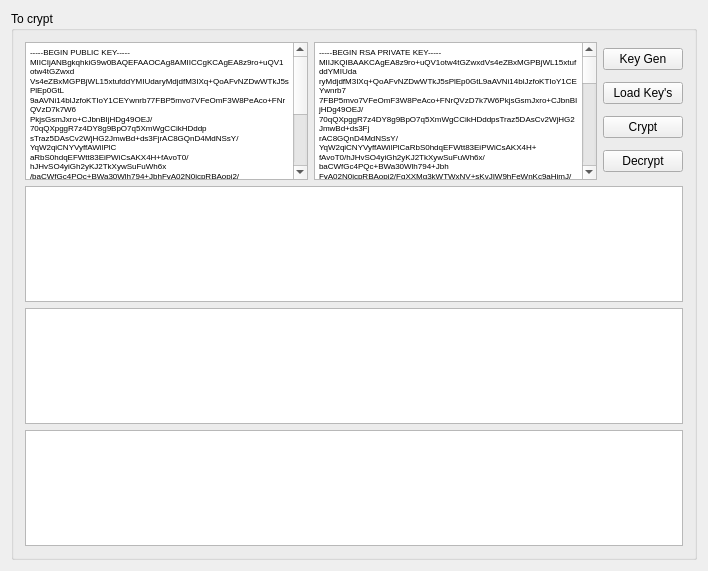
<?xml version="1.0" encoding="UTF-8"?>
<ui version="4.0">
 <class>MainCrypt</class>
 <widget class="QMainWindow" name="MainCrypt">
  <property name="geometry">
   <rect>
    <x>0</x>
    <y>0</y>
    <width>708</width>
    <height>571</height>
   </rect>
  </property>
  <property name="windowTitle">
   <string>MainCrypt</string>
  </property>
  <widget class="QWidget" name="centralWidget">
   <layout class="QHBoxLayout" name="horizontalLayout">
    <item>
     <layout class="QGridLayout" name="gridLayout">
      <item row="0" column="0">
       <widget class="QGroupBox" name="groupBox_2">
        <property name="title">
         <string>To crypt</string>
        </property>
        <layout class="QHBoxLayout" name="horizontalLayout_5">
         <item>
          <layout class="QVBoxLayout" name="verticalLayout_2">
           <item>
            <layout class="QHBoxLayout" name="horizontalLayout_2">
             <item>
              <widget class="QTextEdit" name="textEdit_3">
               <property name="minimumSize">
                <size>
                 <width>0</width>
                 <height>138</height>
                </size>
               </property>
               <property name="font">
                <font>
                 <pointsize>6</pointsize>
                 <kerning>true</kerning>
                </font>
               </property>
               <property name="html">
                <string>&lt;!DOCTYPE HTML PUBLIC &quot;-//W3C//DTD HTML 4.0//EN&quot; &quot;http://www.w3.org/TR/REC-html40/strict.dtd&quot;&gt;
&lt;html&gt;&lt;head&gt;&lt;meta name=&quot;qrichtext&quot; content=&quot;1&quot; /&gt;&lt;style type=&quot;text/css&quot;&gt;
p, li { white-space: pre-wrap; }
&lt;/style&gt;&lt;/head&gt;&lt;body style=&quot; font-family:'Sans Serif'; font-size:6pt; font-weight:400; font-style:normal;&quot;&gt;
&lt;p style=&quot; margin-top:0px; margin-bottom:0px; margin-left:0px; margin-right:0px; -qt-block-indent:0; text-indent:0px;&quot;&gt;&lt;span style=&quot; font-family:'Noto Sans';&quot;&gt;-----BEGIN PUBLIC KEY-----&lt;/span&gt;&lt;/p&gt;
&lt;p style=&quot; margin-top:0px; margin-bottom:0px; margin-left:0px; margin-right:0px; -qt-block-indent:0; text-indent:0px;&quot;&gt;&lt;span style=&quot; font-family:'Noto Sans';&quot;&gt;MIICIjANBgkqhkiG9w0BAQEFAAOCAg8AMIICCgKCAgEA8z9ro+uQV1otw4tGZwxd&lt;/span&gt;&lt;/p&gt;
&lt;p style=&quot; margin-top:0px; margin-bottom:0px; margin-left:0px; margin-right:0px; -qt-block-indent:0; text-indent:0px;&quot;&gt;&lt;span style=&quot; font-family:'Noto Sans';&quot;&gt;Vs4eZBxMGPBjWL15xtufddYMIUdaryMdjdfM3IXq+QoAFvNZDwWTkJ5sPlEp0GtL&lt;/span&gt;&lt;/p&gt;
&lt;p style=&quot; margin-top:0px; margin-bottom:0px; margin-left:0px; margin-right:0px; -qt-block-indent:0; text-indent:0px;&quot;&gt;&lt;span style=&quot; font-family:'Noto Sans';&quot;&gt;9aAVNi14blJzfoKTIoY1CEYwnrb77FBP5mvo7VFeOmF3W8PeAco+FNrQVzD7k7W6&lt;/span&gt;&lt;/p&gt;
&lt;p style=&quot; margin-top:0px; margin-bottom:0px; margin-left:0px; margin-right:0px; -qt-block-indent:0; text-indent:0px;&quot;&gt;&lt;span style=&quot; font-family:'Noto Sans';&quot;&gt;PkjsGsmJxro+CJbnBIjHDg49OEJ/70qQXpggR7z4DY8g9BpO7q5XmWgCCikHDddp&lt;/span&gt;&lt;/p&gt;
&lt;p style=&quot; margin-top:0px; margin-bottom:0px; margin-left:0px; margin-right:0px; -qt-block-indent:0; text-indent:0px;&quot;&gt;&lt;span style=&quot; font-family:'Noto Sans';&quot;&gt;sTraz5DAsCv2WjHG2JmwBd+ds3FjrAC8GQnD4MdNSsY/YqW2qiCNYVyffAWilPlC&lt;/span&gt;&lt;/p&gt;
&lt;p style=&quot; margin-top:0px; margin-bottom:0px; margin-left:0px; margin-right:0px; -qt-block-indent:0; text-indent:0px;&quot;&gt;&lt;span style=&quot; font-family:'Noto Sans';&quot;&gt;aRbS0hdqEFWtt83EiPWiCsAKX4H+fAvoT0/hJHvSO4yiGh2yKJ2TkXywSuFuWh6x&lt;/span&gt;&lt;/p&gt;
&lt;p style=&quot; margin-top:0px; margin-bottom:0px; margin-left:0px; margin-right:0px; -qt-block-indent:0; text-indent:0px;&quot;&gt;&lt;span style=&quot; font-family:'Noto Sans';&quot;&gt;/baCWfGc4PQc+BWa30Wlh794+JbhFyA02N0icpRBAopi2/FgXXMg3kWTWxNV+sKv&lt;/span&gt;&lt;/p&gt;
&lt;p style=&quot; margin-top:0px; margin-bottom:0px; margin-left:0px; margin-right:0px; -qt-block-indent:0; text-indent:0px;&quot;&gt;&lt;span style=&quot; font-family:'Noto Sans';&quot;&gt;JIW9hFeWnKc9aHjmJ/wSSFA6+Es4wiKQrE+BYgx48GiGI10GdTPjCb4L/z/eFTYA&lt;/span&gt;&lt;/p&gt;
&lt;p style=&quot; margin-top:0px; margin-bottom:0px; margin-left:0px; margin-right:0px; -qt-block-indent:0; text-indent:0px;&quot;&gt;&lt;span style=&quot; font-family:'Noto Sans';&quot;&gt;0CPrJul2wtxqkYAZ4dU964M1OV2EqlMCrPazijzyPKwJMi2anQnmzAIts0BAP456&lt;/span&gt;&lt;/p&gt;
&lt;p style=&quot; margin-top:0px; margin-bottom:0px; margin-left:0px; margin-right:0px; -qt-block-indent:0; text-indent:0px;&quot;&gt;&lt;span style=&quot; font-family:'Noto Sans';&quot;&gt;LWZ2P9oMxJXwFUDquqCMK+ShuE/NRJUiv0FGaY2aIFgiNf8q/uOZCF2Y+RyHL+0s&lt;/span&gt;&lt;/p&gt;
&lt;p style=&quot; margin-top:0px; margin-bottom:0px; margin-left:0px; margin-right:0px; -qt-block-indent:0; text-indent:0px;&quot;&gt;&lt;span style=&quot; font-family:'Noto Sans';&quot;&gt;NV/+AsoL3Y34YZq5zKsxsNSKCmw+Zcn5ObNVP31eHUFa9ynnNHuwEH0+t5bxDPBY&lt;/span&gt;&lt;/p&gt;
&lt;p style=&quot; margin-top:0px; margin-bottom:0px; margin-left:0px; margin-right:0px; -qt-block-indent:0; text-indent:0px;&quot;&gt;&lt;span style=&quot; font-family:'Noto Sans';&quot;&gt;wKVwup4LhgVDakOUGLT0ylMCAwEAAQ==&lt;/span&gt;&lt;/p&gt;
&lt;p style=&quot; margin-top:0px; margin-bottom:0px; margin-left:0px; margin-right:0px; -qt-block-indent:0; text-indent:0px;&quot;&gt;&lt;span style=&quot; font-family:'Noto Sans';&quot;&gt;-----END PUBLIC KEY-----&lt;/span&gt;&lt;/p&gt;&lt;/body&gt;&lt;/html&gt;</string>
               </property>
              </widget>
             </item>
             <item>
              <widget class="QTextEdit" name="textEdit_5">
               <property name="font">
                <font>
                 <pointsize>6</pointsize>
                </font>
               </property>
               <property name="html">
                <string>&lt;!DOCTYPE HTML PUBLIC &quot;-//W3C//DTD HTML 4.0//EN&quot; &quot;http://www.w3.org/TR/REC-html40/strict.dtd&quot;&gt;
&lt;html&gt;&lt;head&gt;&lt;meta name=&quot;qrichtext&quot; content=&quot;1&quot; /&gt;&lt;style type=&quot;text/css&quot;&gt;
p, li { white-space: pre-wrap; }
&lt;/style&gt;&lt;/head&gt;&lt;body style=&quot; font-family:'Sans Serif'; font-size:6pt; font-weight:400; font-style:normal;&quot;&gt;
&lt;p style=&quot; margin-top:0px; margin-bottom:0px; margin-left:0px; margin-right:0px; -qt-block-indent:0; text-indent:0px;&quot;&gt;&lt;span style=&quot; font-family:'Noto Sans';&quot;&gt;-----BEGIN RSA PRIVATE KEY-----&lt;/span&gt;&lt;/p&gt;
&lt;p style=&quot; margin-top:0px; margin-bottom:0px; margin-left:0px; margin-right:0px; -qt-block-indent:0; text-indent:0px;&quot;&gt;&lt;span style=&quot; font-family:'Noto Sans';&quot;&gt;MIIJKQIBAAKCAgEA8z9ro+uQV1otw4tGZwxdVs4eZBxMGPBjWL15xtufddYMIUda&lt;/span&gt;&lt;/p&gt;
&lt;p style=&quot; margin-top:0px; margin-bottom:0px; margin-left:0px; margin-right:0px; -qt-block-indent:0; text-indent:0px;&quot;&gt;&lt;span style=&quot; font-family:'Noto Sans';&quot;&gt;ryMdjdfM3IXq+QoAFvNZDwWTkJ5sPlEp0GtL9aAVNi14blJzfoKTIoY1CEYwnrb7&lt;/span&gt;&lt;/p&gt;
&lt;p style=&quot; margin-top:0px; margin-bottom:0px; margin-left:0px; margin-right:0px; -qt-block-indent:0; text-indent:0px;&quot;&gt;&lt;span style=&quot; font-family:'Noto Sans';&quot;&gt;7FBP5mvo7VFeOmF3W8PeAco+FNrQVzD7k7W6PkjsGsmJxro+CJbnBIjHDg49OEJ/&lt;/span&gt;&lt;/p&gt;
&lt;p style=&quot; margin-top:0px; margin-bottom:0px; margin-left:0px; margin-right:0px; -qt-block-indent:0; text-indent:0px;&quot;&gt;&lt;span style=&quot; font-family:'Noto Sans';&quot;&gt;70qQXpggR7z4DY8g9BpO7q5XmWgCCikHDddpsTraz5DAsCv2WjHG2JmwBd+ds3Fj&lt;/span&gt;&lt;/p&gt;
&lt;p style=&quot; margin-top:0px; margin-bottom:0px; margin-left:0px; margin-right:0px; -qt-block-indent:0; text-indent:0px;&quot;&gt;&lt;span style=&quot; font-family:'Noto Sans';&quot;&gt;rAC8GQnD4MdNSsY/YqW2qiCNYVyffAWilPlCaRbS0hdqEFWtt83EiPWiCsAKX4H+&lt;/span&gt;&lt;/p&gt;
&lt;p style=&quot; margin-top:0px; margin-bottom:0px; margin-left:0px; margin-right:0px; -qt-block-indent:0; text-indent:0px;&quot;&gt;&lt;span style=&quot; font-family:'Noto Sans';&quot;&gt;fAvoT0/hJHvSO4yiGh2yKJ2TkXywSuFuWh6x/baCWfGc4PQc+BWa30Wlh794+Jbh&lt;/span&gt;&lt;/p&gt;
&lt;p style=&quot; margin-top:0px; margin-bottom:0px; margin-left:0px; margin-right:0px; -qt-block-indent:0; text-indent:0px;&quot;&gt;&lt;span style=&quot; font-family:'Noto Sans';&quot;&gt;FyA02N0icpRBAopi2/FgXXMg3kWTWxNV+sKvJIW9hFeWnKc9aHjmJ/wSSFA6+Es4&lt;/span&gt;&lt;/p&gt;
&lt;p style=&quot; margin-top:0px; margin-bottom:0px; margin-left:0px; margin-right:0px; -qt-block-indent:0; text-indent:0px;&quot;&gt;&lt;span style=&quot; font-family:'Noto Sans';&quot;&gt;wiKQrE+BYgx48GiGI10GdTPjCb4L/z/eFTYA0CPrJul2wtxqkYAZ4dU964M1OV2E&lt;/span&gt;&lt;/p&gt;
&lt;p style=&quot; margin-top:0px; margin-bottom:0px; margin-left:0px; margin-right:0px; -qt-block-indent:0; text-indent:0px;&quot;&gt;&lt;span style=&quot; font-family:'Noto Sans';&quot;&gt;qlMCrPazijzyPKwJMi2anQnmzAIts0BAP456LWZ2P9oMxJXwFUDquqCMK+ShuE/N&lt;/span&gt;&lt;/p&gt;
&lt;p style=&quot; margin-top:0px; margin-bottom:0px; margin-left:0px; margin-right:0px; -qt-block-indent:0; text-indent:0px;&quot;&gt;&lt;span style=&quot; font-family:'Noto Sans';&quot;&gt;RJUiv0FGaY2aIFgiNf8q/uOZCF2Y+RyHL+0sNV/+AsoL3Y34YZq5zKsxsNSKCmw+&lt;/span&gt;&lt;/p&gt;
&lt;p style=&quot; margin-top:0px; margin-bottom:0px; margin-left:0px; margin-right:0px; -qt-block-indent:0; text-indent:0px;&quot;&gt;&lt;span style=&quot; font-family:'Noto Sans';&quot;&gt;Zcn5ObNVP31eHUFa9ynnNHuwEH0+t5bxDPBYwKVwup4LhgVDakOUGLT0ylMCAwEA&lt;/span&gt;&lt;/p&gt;
&lt;p style=&quot; margin-top:0px; margin-bottom:0px; margin-left:0px; margin-right:0px; -qt-block-indent:0; text-indent:0px;&quot;&gt;&lt;span style=&quot; font-family:'Noto Sans';&quot;&gt;AQKCAgAZQ9ITUYlJeWVddR7X3zHmrTv82++Pe5BmDDAU1oTmgVf7MOUbYcNVE0AE&lt;/span&gt;&lt;/p&gt;
&lt;p style=&quot; margin-top:0px; margin-bottom:0px; margin-left:0px; margin-right:0px; -qt-block-indent:0; text-indent:0px;&quot;&gt;&lt;span style=&quot; font-family:'Noto Sans';&quot;&gt;+6ffPAmsWJQ8ejDMiZfmlRmJu0tFdN4fJXPnyYqTbk6H/HaPqHKuWYUrE2BpJ3Yn&lt;/span&gt;&lt;/p&gt;
&lt;p style=&quot; margin-top:0px; margin-bottom:0px; margin-left:0px; margin-right:0px; -qt-block-indent:0; text-indent:0px;&quot;&gt;&lt;span style=&quot; font-family:'Noto Sans';&quot;&gt;CBeIas0x69MoTnBKTDvtgnnu6qYwh/R2B87WpEuDKuFN2EMMk7AKIuYU3aLHIHfh&lt;/span&gt;&lt;/p&gt;
&lt;p style=&quot; margin-top:0px; margin-bottom:0px; margin-left:0px; margin-right:0px; -qt-block-indent:0; text-indent:0px;&quot;&gt;&lt;span style=&quot; font-family:'Noto Sans';&quot;&gt;25/MELy0ffMK2XLhzSrBEWfZKTGiJeHKQ1ewNLC+x4LGxpfA1GwV0kYu/FiNJTWC&lt;/span&gt;&lt;/p&gt;
&lt;p style=&quot; margin-top:0px; margin-bottom:0px; margin-left:0px; margin-right:0px; -qt-block-indent:0; text-indent:0px;&quot;&gt;&lt;span style=&quot; font-family:'Noto Sans';&quot;&gt;KFE/3f2BaoLhgsYMgclS4Wb0oDsknSlChwoOLkf/2lB6hUDSawXoy6C6E6aKblqN&lt;/span&gt;&lt;/p&gt;
&lt;p style=&quot; margin-top:0px; margin-bottom:0px; margin-left:0px; margin-right:0px; -qt-block-indent:0; text-indent:0px;&quot;&gt;&lt;span style=&quot; font-family:'Noto Sans';&quot;&gt;Jos8givoGIODsnI8Xz4UWPvUQnHsG2qQfmLr2ZaA3cMgvq1uMCLFiTzczRnzLS+7&lt;/span&gt;&lt;/p&gt;
&lt;p style=&quot; margin-top:0px; margin-bottom:0px; margin-left:0px; margin-right:0px; -qt-block-indent:0; text-indent:0px;&quot;&gt;&lt;span style=&quot; font-family:'Noto Sans';&quot;&gt;v1SAsYFmfWlxHQTOUMDYGFV4rVPfBLicUdyp1FBZaCSG5VTVw5dJwqdRkyYmz7+/&lt;/span&gt;&lt;/p&gt;
&lt;p style=&quot; margin-top:0px; margin-bottom:0px; margin-left:0px; margin-right:0px; -qt-block-indent:0; text-indent:0px;&quot;&gt;&lt;span style=&quot; font-family:'Noto Sans';&quot;&gt;ziRYpghP4xw/BWsyRSCGODtPwRvxS24xMTIMZr6KD+iBqFjKjrMr0WP6rRcyBMFl&lt;/span&gt;&lt;/p&gt;
&lt;p style=&quot; margin-top:0px; margin-bottom:0px; margin-left:0px; margin-right:0px; -qt-block-indent:0; text-indent:0px;&quot;&gt;&lt;span style=&quot; font-family:'Noto Sans';&quot;&gt;exNaTIlXxvsbz/FwR1eScgaSuMOf1u5k6uFG5bnLhHz3yt6JTgiUxo4YdFnafY04&lt;/span&gt;&lt;/p&gt;
&lt;p style=&quot; margin-top:0px; margin-bottom:0px; margin-left:0px; margin-right:0px; -qt-block-indent:0; text-indent:0px;&quot;&gt;&lt;span style=&quot; font-family:'Noto Sans';&quot;&gt;bMb/+RYkJwl+3r6yId1tlP/7lBb80TkLK1aC6auEIlP8/E+jEaDaQI2Ga07XSeSw&lt;/span&gt;&lt;/p&gt;
&lt;p style=&quot; margin-top:0px; margin-bottom:0px; margin-left:0px; margin-right:0px; -qt-block-indent:0; text-indent:0px;&quot;&gt;&lt;span style=&quot; font-family:'Noto Sans';&quot;&gt;G5/76t0oa8L2ViXPe2VGCMix+kM8b3siojJy/I9vK0Oy8MtdMQKCAQEA/o+1PR4H&lt;/span&gt;&lt;/p&gt;
&lt;p style=&quot; margin-top:0px; margin-bottom:0px; margin-left:0px; margin-right:0px; -qt-block-indent:0; text-indent:0px;&quot;&gt;&lt;span style=&quot; font-family:'Noto Sans';&quot;&gt;Lp+OjAHL6tnw45OjlybRz63a8WmrBibs1NhGmQZdE8RculfX67C1qj7uqYG6tifq&lt;/span&gt;&lt;/p&gt;
&lt;p style=&quot; margin-top:0px; margin-bottom:0px; margin-left:0px; margin-right:0px; -qt-block-indent:0; text-indent:0px;&quot;&gt;&lt;span style=&quot; font-family:'Noto Sans';&quot;&gt;GtoyBnvrJD5Uix0GafE3mnqkP86PIala0VdFDXRMHjt0Q2wElaRMQ/rHV9xapko/&lt;/span&gt;&lt;/p&gt;
&lt;p style=&quot; margin-top:0px; margin-bottom:0px; margin-left:0px; margin-right:0px; -qt-block-indent:0; text-indent:0px;&quot;&gt;&lt;span style=&quot; font-family:'Noto Sans';&quot;&gt;6+D6WF4iZkUzl3mtvJKZldRuqSiEyJnqTddluYl9SKA6pMKU66+w+8K+C0g0U0Mt&lt;/span&gt;&lt;/p&gt;
&lt;p style=&quot; margin-top:0px; margin-bottom:0px; margin-left:0px; margin-right:0px; -qt-block-indent:0; text-indent:0px;&quot;&gt;&lt;span style=&quot; font-family:'Noto Sans';&quot;&gt;p5LK8cTAIgrxRchtZBaP026YxGcxsmxiX9pHF82kfIzmVgORs5WWTCGDKJIhl0ZD&lt;/span&gt;&lt;/p&gt;
&lt;p style=&quot; margin-top:0px; margin-bottom:0px; margin-left:0px; margin-right:0px; -qt-block-indent:0; text-indent:0px;&quot;&gt;&lt;span style=&quot; font-family:'Noto Sans';&quot;&gt;FlXdUJITXHfNq5rqYGE/km+UYp2rqIKU+ztPrp8XvjgrhcK8w9gHtZGCZNZ0eSA5&lt;/span&gt;&lt;/p&gt;
&lt;p style=&quot; margin-top:0px; margin-bottom:0px; margin-left:0px; margin-right:0px; -qt-block-indent:0; text-indent:0px;&quot;&gt;&lt;span style=&quot; font-family:'Noto Sans';&quot;&gt;n9hzfmgTMn5UuwKCAQEA9J9YIuXjfivSmu+Eo2kPfDjCefo0F186unVQCIuV/aut&lt;/span&gt;&lt;/p&gt;
&lt;p style=&quot; margin-top:0px; margin-bottom:0px; margin-left:0px; margin-right:0px; -qt-block-indent:0; text-indent:0px;&quot;&gt;&lt;span style=&quot; font-family:'Noto Sans';&quot;&gt;zDAWBICsNVQ6CZziAUnf3Yazr+mJtOKQpp4sYD5Xt4nUePNwtvTTJm40lxbI6WV6&lt;/span&gt;&lt;/p&gt;
&lt;p style=&quot; margin-top:0px; margin-bottom:0px; margin-left:0px; margin-right:0px; -qt-block-indent:0; text-indent:0px;&quot;&gt;&lt;span style=&quot; font-family:'Noto Sans';&quot;&gt;jr95PZYlNLf/c0wtCwHE+aiOFMsyPWlBKmt4ZZcXPVC332IPfssQ6Va8oIDjFsot&lt;/span&gt;&lt;/p&gt;
&lt;p style=&quot; margin-top:0px; margin-bottom:0px; margin-left:0px; margin-right:0px; -qt-block-indent:0; text-indent:0px;&quot;&gt;&lt;span style=&quot; font-family:'Noto Sans';&quot;&gt;BPnjzip3T4JLD9Dgbw0CRWVVwUx5mLRE66fxP6YdwON93/wX1n1SxnHaoArZ1ZoP&lt;/span&gt;&lt;/p&gt;
&lt;p style=&quot; margin-top:0px; margin-bottom:0px; margin-left:0px; margin-right:0px; -qt-block-indent:0; text-indent:0px;&quot;&gt;&lt;span style=&quot; font-family:'Noto Sans';&quot;&gt;lCaPrzvwEI0Jv8KbBJHdMeXxDgDAe4er+Oqi2BYDdJrjEWaSPADXfqzliuqEhNBd&lt;/span&gt;&lt;/p&gt;
&lt;p style=&quot; margin-top:0px; margin-bottom:0px; margin-left:0px; margin-right:0px; -qt-block-indent:0; text-indent:0px;&quot;&gt;&lt;span style=&quot; font-family:'Noto Sans';&quot;&gt;eKwb8joxarAWulLyPS1cdmYRvkho5yaaJvVoEAJTSQKCAQAgwnm+fcjK1TnRBsIp&lt;/span&gt;&lt;/p&gt;
&lt;p style=&quot; margin-top:0px; margin-bottom:0px; margin-left:0px; margin-right:0px; -qt-block-indent:0; text-indent:0px;&quot;&gt;&lt;span style=&quot; font-family:'Noto Sans';&quot;&gt;XRbFEtDwuMwzf9o3SzP5PLUpxxN+yfTcgF62lGtzJ3CZkjPAmLNgkc5s2jup3fSq&lt;/span&gt;&lt;/p&gt;
&lt;p style=&quot; margin-top:0px; margin-bottom:0px; margin-left:0px; margin-right:0px; -qt-block-indent:0; text-indent:0px;&quot;&gt;&lt;span style=&quot; font-family:'Noto Sans';&quot;&gt;22Kh7IBQzfwr4zCUDY8Z8+N+IU7/pkHNejVCH/qPD2/JJ9LTmcYItHF5d6CAEs02&lt;/span&gt;&lt;/p&gt;
&lt;p style=&quot; margin-top:0px; margin-bottom:0px; margin-left:0px; margin-right:0px; -qt-block-indent:0; text-indent:0px;&quot;&gt;&lt;span style=&quot; font-family:'Noto Sans';&quot;&gt;gB1dlwkmxW8Cey4qks5Tyor+rYOn1uvKluQ1I91qX1fVboBqj0Y8mN6dPCTl7D4V&lt;/span&gt;&lt;/p&gt;
&lt;p style=&quot; margin-top:0px; margin-bottom:0px; margin-left:0px; margin-right:0px; -qt-block-indent:0; text-indent:0px;&quot;&gt;&lt;span style=&quot; font-family:'Noto Sans';&quot;&gt;o3bdVifNw6GKwibiz6zzm0Mltr+DbrGGXdOeqiLsC4omDgIFDJlKEH69txseLU5U&lt;/span&gt;&lt;/p&gt;
&lt;p style=&quot; margin-top:0px; margin-bottom:0px; margin-left:0px; margin-right:0px; -qt-block-indent:0; text-indent:0px;&quot;&gt;&lt;span style=&quot; font-family:'Noto Sans';&quot;&gt;jg5n0S3sbVdzDuz3q/bVXsixdDaS8GJr1mqzchY81eZYFXvEYlzm4aDI02A5mkcu&lt;/span&gt;&lt;/p&gt;
&lt;p style=&quot; margin-top:0px; margin-bottom:0px; margin-left:0px; margin-right:0px; -qt-block-indent:0; text-indent:0px;&quot;&gt;&lt;span style=&quot; font-family:'Noto Sans';&quot;&gt;LlfVAoIBAQDeJB2rg0w1daJJJJ00r+FqEzk3/6hyWP5B+Op2+Bt7Qv4O4NP9vsOj&lt;/span&gt;&lt;/p&gt;
&lt;p style=&quot; margin-top:0px; margin-bottom:0px; margin-left:0px; margin-right:0px; -qt-block-indent:0; text-indent:0px;&quot;&gt;&lt;span style=&quot; font-family:'Noto Sans';&quot;&gt;ohsaQ6dROD7dMsfWRaPR6bUmOZlexP5vI/EY7Sk8W9OroISNeBl3KbpEC0kUTlb3&lt;/span&gt;&lt;/p&gt;
&lt;p style=&quot; margin-top:0px; margin-bottom:0px; margin-left:0px; margin-right:0px; -qt-block-indent:0; text-indent:0px;&quot;&gt;&lt;span style=&quot; font-family:'Noto Sans';&quot;&gt;KugFUfXNewvfE9wCsgurjPuqg/HPf4eRHM39Q1WC9PEklKmyr5iJR4veavceb53t&lt;/span&gt;&lt;/p&gt;
&lt;p style=&quot; margin-top:0px; margin-bottom:0px; margin-left:0px; margin-right:0px; -qt-block-indent:0; text-indent:0px;&quot;&gt;&lt;span style=&quot; font-family:'Noto Sans';&quot;&gt;TArSEALfldasIjvfz4zUyU+VGOuRu05lrbDPSGR1WVVj9Fxu3au3t7HR/bqZjTqS&lt;/span&gt;&lt;/p&gt;
&lt;p style=&quot; margin-top:0px; margin-bottom:0px; margin-left:0px; margin-right:0px; -qt-block-indent:0; text-indent:0px;&quot;&gt;&lt;span style=&quot; font-family:'Noto Sans';&quot;&gt;LSHfS9/uJG/UMlXXO4OQKkJXRuwegs8cgtMVKCo/5xvKY0QIBLPW0Ekxnkm6jHH3&lt;/span&gt;&lt;/p&gt;
&lt;p style=&quot; margin-top:0px; margin-bottom:0px; margin-left:0px; margin-right:0px; -qt-block-indent:0; text-indent:0px;&quot;&gt;&lt;span style=&quot; font-family:'Noto Sans';&quot;&gt;ynS5Oz3TpG/E7SfLvoHU908hddXMQ/BRAoIBAQChWCLrCb0Evu4gSOCB8H92/4MA&lt;/span&gt;&lt;/p&gt;
&lt;p style=&quot; margin-top:0px; margin-bottom:0px; margin-left:0px; margin-right:0px; -qt-block-indent:0; text-indent:0px;&quot;&gt;&lt;span style=&quot; font-family:'Noto Sans';&quot;&gt;xru2SGsLHHO4h3U/KwLb9HtdyKOu9cyAhgJZj53epbzvacanyR6GHb1gO6c1l7Uy&lt;/span&gt;&lt;/p&gt;
&lt;p style=&quot; margin-top:0px; margin-bottom:0px; margin-left:0px; margin-right:0px; -qt-block-indent:0; text-indent:0px;&quot;&gt;&lt;span style=&quot; font-family:'Noto Sans';&quot;&gt;ke6sfnWzgVwL+w2atC1qMwquuNqw2/HIlNP/71p6lAFlA4YHR0uXNi3Y+DwHkyVV&lt;/span&gt;&lt;/p&gt;
&lt;p style=&quot; margin-top:0px; margin-bottom:0px; margin-left:0px; margin-right:0px; -qt-block-indent:0; text-indent:0px;&quot;&gt;&lt;span style=&quot; font-family:'Noto Sans';&quot;&gt;65EooC+7D5XvdG01AqFRinTuWHByMhyTI94+IdE1aboulEeE+XNOnA8E+cYWg38I&lt;/span&gt;&lt;/p&gt;
&lt;p style=&quot; margin-top:0px; margin-bottom:0px; margin-left:0px; margin-right:0px; -qt-block-indent:0; text-indent:0px;&quot;&gt;&lt;span style=&quot; font-family:'Noto Sans';&quot;&gt;M4S3QdJi2ujKBNorPUMsIQmyFaZpoNRzUQSyZ9nqE/ftjoLOLf0gYiFUYQr/e+wt&lt;/span&gt;&lt;/p&gt;
&lt;p style=&quot; margin-top:0px; margin-bottom:0px; margin-left:0px; margin-right:0px; -qt-block-indent:0; text-indent:0px;&quot;&gt;&lt;span style=&quot; font-family:'Noto Sans';&quot;&gt;AW2SUSuwm6AHXyKY/nP2Ntms6WJVSD3yI4CLJMdmr8Aj9p5tdqRLqQFzxgCc&lt;/span&gt;&lt;/p&gt;
&lt;p style=&quot; margin-top:0px; margin-bottom:0px; margin-left:0px; margin-right:0px; -qt-block-indent:0; text-indent:0px;&quot;&gt;&lt;span style=&quot; font-family:'Noto Sans';&quot;&gt;-----END RSA PRIVATE KEY-----&lt;/span&gt;&lt;/p&gt;&lt;/body&gt;&lt;/html&gt;</string>
               </property>
              </widget>
             </item>
             <item>
              <layout class="QVBoxLayout" name="verticalLayout">
               <item>
                <widget class="QPushButton" name="pushButton_4">
                 <property name="text">
                  <string>Key Gen</string>
                 </property>
                </widget>
               </item>
               <item>
                <widget class="QPushButton" name="pushButton_3">
                 <property name="text">
                  <string>Load Key's</string>
                 </property>
                </widget>
               </item>
               <item>
                <widget class="QPushButton" name="pushButton">
                 <property name="text">
                  <string>Crypt</string>
                 </property>
                </widget>
               </item>
               <item>
                <widget class="QPushButton" name="pushButton_2">
                 <property name="text">
                  <string>Decrypt</string>
                 </property>
                </widget>
               </item>
              </layout>
             </item>
            </layout>
           </item>
           <item>
            <widget class="QTextEdit" name="textEdit">
             <property name="font">
              <font>
               <pointsize>7</pointsize>
              </font>
             </property>
            </widget>
           </item>
           <item>
            <widget class="QTextEdit" name="textEdit_2">
             <property name="font">
              <font>
               <pointsize>6</pointsize>
              </font>
             </property>
            </widget>
           </item>
           <item>
            <widget class="QTextEdit" name="textEdit_4">
             <property name="font">
              <font>
               <pointsize>7</pointsize>
              </font>
             </property>
            </widget>
           </item>
          </layout>
         </item>
        </layout>
       </widget>
      </item>
     </layout>
    </item>
   </layout>
  </widget>
 </widget>
 <layoutdefault spacing="6" margin="11"/>
 <resources/>
 <connections/>
</ui>
